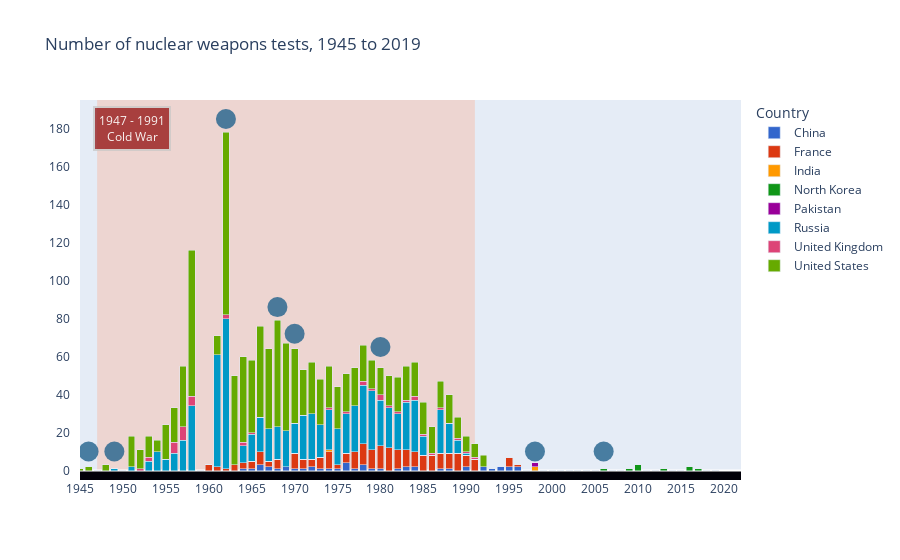
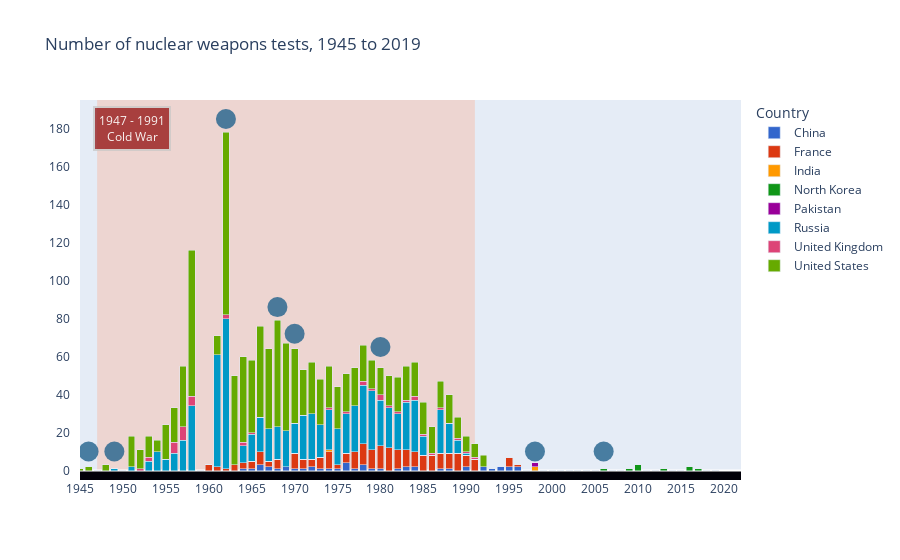

Here is the notebook cell these charts were saved with, in order:
### Code cell
testplot = kbplot()
testplot[1].show()

### Figure 1 — Plotly figure (JSON) as saved in the notebook; plotly's stock layout.template omitted (floating-point values rounded to 4 significant figures)
{"data": [{"alignmentgroup": "True", "hovertemplate": "<b>%{hovertext}</b><br><br>Country=China<br>=%{y}<extra></extra>", "hovertext": ["China", "China", "China", "China", "China", "China", "China", "China", "China", "China", "China", "China", "China", "China", "China", "China", "China", "China", "China", "China", "China", "China", "China", "China", "China", "China", "China", "China", "China", "China", "China", "China", "China", "China", "China", "China", "China", "China", "China", "China", "China", "China", "China", "China", "China", "China", "China", "China", "China", "China", "China", "China", "China", "China", "China", "China", "China", "China", "China", "China", "China", "China", "China", "China", "China", "China", "China", "China", "China", "China", "China", "China", "China", "China", "China"], "legendgroup": "China", "marker": {"color": "#3366CC", "pattern": {"shape": ""}}, "name": "China", "offsetgroup": "China", "orientation": "v", "showlegend": true, "textposition": "auto", "type": "bar", "x": [1945, 1946, 1947, 1948, 1949, 1950, 1951, 1952, 1953, 1954, 1955, 1956, 1957, 1958, 1959, 1960, 1961, 1962, 1963, 1964, 1965, 1966, 1967, 1968, 1969, 1970, 1971, 1972, 1973, 1974, 1975, 1976, 1977, 1978, 1979, 1980, 1981, 1982, 1983, 1984, 1985, 1986, 1987, 1988, 1989, 1990, 1991, 1992, 1993, 1994, 1995, 1996, 1997, 1998, 1999, 2000, 2001, 2002, 2003, 2004, 2005, 2006, 2007, 2008, 2009, 2010, 2011, 2012, 2013, 2014, 2015, 2016, 2017, 2018, 2019], "xaxis": "x", "y": [0, 0, 0, 0, 0, 0, 0, 0, 0, 0, 0, 0, 0, 0, 0, 0, 0, 0, 0, 1, 1, 3, 2, 1, 2, 1, 1, 2, 1, 1, 1, 4, 1, 3, 1, 1, 0, 1, 2, 2, 0, 0, 1, 1, 0, 2, 0, 2, 1, 2, 2, 2, 0, 0, 0, 0, 0, 0, 0, 0, 0, 0, 0, 0, 0, 0, 0, 0, 0, 0, 0, 0, 0, 0, 0], "yaxis": "y"}, {"alignmentgroup": "True", "hovertemplate": "<b>%{hovertext}</b><br><br>Country=France<br>=%{y}<extra></extra>", "hovertext": ["France", "France", "France", "France", "France", "France", "France", "France", "France", "France", "France", "France", "France", "France", "France", "France", "France", "France", "France", "France", "France", "France", "France", "France", "France", "France", "France", "France", "France", "France", "France", "France", "France", "France", "France", "France", "France", "France", "France", "France", "France", "France", "France", "France", "France", "France", "France", "France", "France", "France", "France", "France", "France", "France", "France", "France", "France", "France", "France", "France", "France", "France", "France", "France", "France", "France", "France", "France", "France", "France", "France", "France", "France", "France", "France"], "legendgroup": "France", "marker": {"color": "#DC3912", "pattern": {"shape": ""}}, "name": "France", "offsetgroup": "France", "orientation": "v", "showlegend": true, "textposition": "auto", "type": "bar", "x": [1945, 1946, 1947, 1948, 1949, 1950, 1951, 1952, 1953, 1954, 1955, 1956, 1957, 1958, 1959, 1960, 1961, 1962, 1963, 1964, 1965, 1966, 1967, 1968, 1969, 1970, 1971, 1972, 1973, 1974, 1975, 1976, 1977, 1978, 1979, 1980, 1981, 1982, 1983, 1984, 1985, 1986, 1987, 1988, 1989, 1990, 1991, 1992, 1993, 1994, 1995, 1996, 1997, 1998, 1999, 2000, 2001, 2002, 2003, 2004, 2005, 2006, 2007, 2008, 2009, 2010, 2011, 2012, 2013, 2014, 2015, 2016, 2017, 2018, 2019], "xaxis": "x", "y": [0, 0, 0, 0, 0, 0, 0, 0, 0, 0, 0, 0, 0, 0, 0, 3, 2, 1, 3, 3, 4, 7, 3, 5, 0, 8, 5, 4, 6, 9, 2, 5, 9, 11, 10, 12, 12, 10, 9, 8, 8, 8, 8, 8, 9, 6, 6, 0, 0, 0, 5, 1, 0, 0, 0, 0, 0, 0, 0, 0, 0, 0, 0, 0, 0, 0, 0, 0, 0, 0, 0, 0, 0, 0, 0], "yaxis": "y"}, {"alignmentgroup": "True", "hovertemplate": "<b>%{hovertext}</b><br><br>Country=India<br>=%{y}<extra></extra>", "hovertext": ["India", "India", "India", "India", "India", "India", "India", "India", "India", "India", "India", "India", "India", "India", "India", "India", "India", "India", "India", "India", "India", "India", "India", "India", "India", "India", "India", "India", "India", "India", "India", "India", "India", "India", "India", "India", "India", "India", "India", "India", "India", "India", "India", "India", "India", "India", "India", "India", "India", "India", "India", "India", "India", "India", "India", "India", "India", "India", "India", "India", "India", "India", "India", "India", "India", "India", "India", "India", "India", "India", "India", "India", "India", "India", "India"], "legendgroup": "India", "marker": {"color": "#FF9900", "pattern": {"shape": ""}}, "name": "India", "offsetgroup": "India", "orientation": "v", "showlegend": true, "textposition": "auto", "type": "bar", "x": [1945, 1946, 1947, 1948, 1949, 1950, 1951, 1952, 1953, 1954, 1955, 1956, 1957, 1958, 1959, 1960, 1961, 1962, 1963, 1964, 1965, 1966, 1967, 1968, 1969, 1970, 1971, 1972, 1973, 1974, 1975, 1976, 1977, 1978, 1979, 1980, 1981, 1982, 1983, 1984, 1985, 1986, 1987, 1988, 1989, 1990, 1991, 1992, 1993, 1994, 1995, 1996, 1997, 1998, 1999, 2000, 2001, 2002, 2003, 2004, 2005, 2006, 2007, 2008, 2009, 2010, 2011, 2012, 2013, 2014, 2015, 2016, 2017, 2018, 2019], "xaxis": "x", "y": [0, 0, 0, 0, 0, 0, 0, 0, 0, 0, 0, 0, 0, 0, 0, 0, 0, 0, 0, 0, 0, 0, 0, 0, 0, 0, 0, 0, 0, 1, 0, 0, 0, 0, 0, 0, 0, 0, 0, 0, 0, 0, 0, 0, 0, 0, 0, 0, 0, 0, 0, 0, 0, 2, 0, 0, 0, 0, 0, 0, 0, 0, 0, 0, 0, 0, 0, 0, 0, 0, 0, 0, 0, 0, 0], "yaxis": "y"}, {"alignmentgroup": "True", "hovertemplate": "<b>%{hovertext}</b><br><br>Country=North Korea<br>=%{y}<extra></extra>", "hovertext": ["North Korea", "North Korea", "North Korea", "North Korea", "North Korea", "North Korea", "North Korea", "North Korea", "North Korea", "North Korea", "North Korea", "North Korea", "North Korea", "North Korea", "North Korea", "North Korea", "North Korea", "North Korea", "North Korea", "North Korea", "North Korea", "North Korea", "North Korea", "North Korea", "North Korea", "North Korea", "North Korea", "North Korea", "North Korea", "North Korea", "North Korea", "North Korea", "North Korea", "North Korea", "North Korea", "North Korea", "North Korea", "North Korea", "North Korea", "North Korea", "North Korea", "North Korea", "North Korea", "North Korea", "North Korea", "North Korea", "North Korea", "North Korea", "North Korea", "North Korea", "North Korea", "North Korea", "North Korea", "North Korea", "North Korea", "North Korea", "North Korea", "North Korea", "North Korea", "North Korea", "North Korea", "North Korea", "North Korea", "North Korea", "North Korea", "North Korea", "North Korea", "North Korea", "North Korea", "North Korea", "North Korea", "North Korea", "North Korea", "North Korea", "North Korea"], "legendgroup": "North Korea", "marker": {"color": "#109618", "pattern": {"shape": ""}}, "name": "North Korea", "offsetgroup": "North Korea", "orientation": "v", "showlegend": true, "textposition": "auto", "type": "bar", "x": [1945, 1946, 1947, 1948, 1949, 1950, 1951, 1952, 1953, 1954, 1955, 1956, 1957, 1958, 1959, 1960, 1961, 1962, 1963, 1964, 1965, 1966, 1967, 1968, 1969, 1970, 1971, 1972, 1973, 1974, 1975, 1976, 1977, 1978, 1979, 1980, 1981, 1982, 1983, 1984, 1985, 1986, 1987, 1988, 1989, 1990, 1991, 1992, 1993, 1994, 1995, 1996, 1997, 1998, 1999, 2000, 2001, 2002, 2003, 2004, 2005, 2006, 2007, 2008, 2009, 2010, 2011, 2012, 2013, 2014, 2015, 2016, 2017, 2018, 2019], "xaxis": "x", "y": [0, 0, 0, 0, 0, 0, 0, 0, 0, 0, 0, 0, 0, 0, 0, 0, 0, 0, 0, 0, 0, 0, 0, 0, 0, 0, 0, 0, 0, 0, 0, 0, 0, 0, 0, 0, 0, 0, 0, 0, 0, 0, 0, 0, 0, 0, 0, 0, 0, 0, 0, 0, 0, 0, 0, 0, 0, 0, 0, 0, 0, 1, 0, 0, 1, 3, 0, 0, 1, 0, 0, 2, 1, 0, 0], "yaxis": "y"}, {"alignmentgroup": "True", "hovertemplate": "<b>%{hovertext}</b><br><br>Country=Pakistan<br>=%{y}<extra></extra>", "hovertext": ["Pakistan", "Pakistan", "Pakistan", "Pakistan", "Pakistan", "Pakistan", "Pakistan", "Pakistan", "Pakistan", "Pakistan", "Pakistan", "Pakistan", "Pakistan", "Pakistan", "Pakistan", "Pakistan", "Pakistan", "Pakistan", "Pakistan", "Pakistan", "Pakistan", "Pakistan", "Pakistan", "Pakistan", "Pakistan", "Pakistan", "Pakistan", "Pakistan", "Pakistan", "Pakistan", "Pakistan", "Pakistan", "Pakistan", "Pakistan", "Pakistan", "Pakistan", "Pakistan", "Pakistan", "Pakistan", "Pakistan", "Pakistan", "Pakistan", "Pakistan", "Pakistan", "Pakistan", "Pakistan", "Pakistan", "Pakistan", "Pakistan", "Pakistan", "Pakistan", "Pakistan", "Pakistan", "Pakistan", "Pakistan", "Pakistan", "Pakistan", "Pakistan", "Pakistan", "Pakistan", "Pakistan", "Pakistan", "Pakistan", "Pakistan", "Pakistan", "Pakistan", "Pakistan", "Pakistan", "Pakistan", "Pakistan", "Pakistan", "Pakistan", "Pakistan", "Pakistan", "Pakistan"], "legendgroup": "Pakistan", "marker": {"color": "#990099", "pattern": {"shape": ""}}, "name": "Pakistan", "offsetgroup": "Pakistan", "orientation": "v", "showlegend": true, "textposition": "auto", "type": "bar", "x": [1945, 1946, 1947, 1948, 1949, 1950, 1951, 1952, 1953, 1954, 1955, 1956, 1957, 1958, 1959, 1960, 1961, 1962, 1963, 1964, 1965, 1966, 1967, 1968, 1969, 1970, 1971, 1972, 1973, 1974, 1975, 1976, 1977, 1978, 1979, 1980, 1981, 1982, 1983, 1984, 1985, 1986, 1987, 1988, 1989, 1990, 1991, 1992, 1993, 1994, 1995, 1996, 1997, 1998, 1999, 2000, 2001, 2002, 2003, 2004, 2005, 2006, 2007, 2008, 2009, 2010, 2011, 2012, 2013, 2014, 2015, 2016, 2017, 2018, 2019], "xaxis": "x", "y": [0, 0, 0, 0, 0, 0, 0, 0, 0, 0, 0, 0, 0, 0, 0, 0, 0, 0, 0, 0, 0, 0, 0, 0, 0, 0, 0, 0, 0, 0, 0, 0, 0, 0, 0, 0, 0, 0, 0, 0, 0, 0, 0, 0, 0, 0, 0, 0, 0, 0, 0, 0, 0, 2, 0, 0, 0, 0, 0, 0, 0, 0, 0, 0, 0, 0, 0, 0, 0, 0, 0, 0, 0, 0, 0], "yaxis": "y"}, {"alignmentgroup": "True", "hovertemplate": "<b>%{hovertext}</b><br><br>Country=Russia<br>=%{y}<extra></extra>", "hovertext": ["Russia", "Russia", "Russia", "Russia", "Russia", "Russia", "Russia", "Russia", "Russia", "Russia", "Russia", "Russia", "Russia", "Russia", "Russia", "Russia", "Russia", "Russia", "Russia", "Russia", "Russia", "Russia", "Russia", "Russia", "Russia", "Russia", "Russia", "Russia", "Russia", "Russia", "Russia", "Russia", "Russia", "Russia", "Russia", "Russia", "Russia", "Russia", "Russia", "Russia", "Russia", "Russia", "Russia", "Russia", "Russia", "Russia", "Russia", "Russia", "Russia", "Russia", "Russia", "Russia", "Russia", "Russia", "Russia", "Russia", "Russia", "Russia", "Russia", "Russia", "Russia", "Russia", "Russia", "Russia", "Russia", "Russia", "Russia", "Russia", "Russia", "Russia", "Russia", "Russia", "Russia", "Russia", "Russia"], "legendgroup": "Russia", "marker": {"color": "#0099C6", "pattern": {"shape": ""}}, "name": "Russia", "offsetgroup": "Russia", "orientation": "v", "showlegend": true, "textposition": "auto", "type": "bar", "x": [1945, 1946, 1947, 1948, 1949, 1950, 1951, 1952, 1953, 1954, 1955, 1956, 1957, 1958, 1959, 1960, 1961, 1962, 1963, 1964, 1965, 1966, 1967, 1968, 1969, 1970, 1971, 1972, 1973, 1974, 1975, 1976, 1977, 1978, 1979, 1980, 1981, 1982, 1983, 1984, 1985, 1986, 1987, 1988, 1989, 1990, 1991, 1992, 1993, 1994, 1995, 1996, 1997, 1998, 1999, 2000, 2001, 2002, 2003, 2004, 2005, 2006, 2007, 2008, 2009, 2010, 2011, 2012, 2013, 2014, 2015, 2016, 2017, 2018, 2019], "xaxis": "x", "y": [0, 0, 0, 0, 1, 0, 2, 0, 5, 10, 6, 9, 16, 34, 0, 0, 59, 79, 0, 9, 14, 18, 17, 17, 19, 16, 23, 24, 17, 21, 19, 21, 24, 31, 31, 24, 21, 19, 25, 27, 10, 0, 23, 16, 7, 1, 0, 0, 0, 0, 0, 0, 0, 0, 0, 0, 0, 0, 0, 0, 0, 0, 0, 0, 0, 0, 0, 0, 0, 0, 0, 0, 0, 0, 0], "yaxis": "y"}, {"alignmentgroup": "True", "hovertemplate": "<b>%{hovertext}</b><br><br>Country=United Kingdom<br>=%{y}<extra></extra>", "hovertext": ["United Kingdom", "United Kingdom", "United Kingdom", "United Kingdom", "United Kingdom", "United Kingdom", "United Kingdom", "United Kingdom", "United Kingdom", "United Kingdom", "United Kingdom", "United Kingdom", "United Kingdom", "United Kingdom", "United Kingdom", "United Kingdom", "United Kingdom", "United Kingdom", "United Kingdom", "United Kingdom", "United Kingdom", "United Kingdom", "United Kingdom", "United Kingdom", "United Kingdom", "United Kingdom", "United Kingdom", "United Kingdom", "United Kingdom", "United Kingdom", "United Kingdom", "United Kingdom", "United Kingdom", "United Kingdom", "United Kingdom", "United Kingdom", "United Kingdom", "United Kingdom", "United Kingdom", "United Kingdom", "United Kingdom", "United Kingdom", "United Kingdom", "United Kingdom", "United Kingdom", "United Kingdom", "United Kingdom", "United Kingdom", "United Kingdom", "United Kingdom", "United Kingdom", "United Kingdom", "United Kingdom", "United Kingdom", "United Kingdom", "United Kingdom", "United Kingdom", "United Kingdom", "United Kingdom", "United Kingdom", "United Kingdom", "United Kingdom", "United Kingdom", "United Kingdom", "United Kingdom", "United Kingdom", "United Kingdom", "United Kingdom", "United Kingdom", "United Kingdom", "United Kingdom", "United Kingdom", "United Kingdom", "United Kingdom", "United Kingdom"], "legendgroup": "United Kingdom", "marker": {"color": "#DD4477", "pattern": {"shape": ""}}, "name": "United Kingdom", "offsetgroup": "United Kingdom", "orientation": "v", "showlegend": true, "textposition": "auto", "type": "bar", "x": [1945, 1946, 1947, 1948, 1949, 1950, 1951, 1952, 1953, 1954, 1955, 1956, 1957, 1958, 1959, 1960, 1961, 1962, 1963, 1964, 1965, 1966, 1967, 1968, 1969, 1970, 1971, 1972, 1973, 1974, 1975, 1976, 1977, 1978, 1979, 1980, 1981, 1982, 1983, 1984, 1985, 1986, 1987, 1988, 1989, 1990, 1991, 1992, 1993, 1994, 1995, 1996, 1997, 1998, 1999, 2000, 2001, 2002, 2003, 2004, 2005, 2006, 2007, 2008, 2009, 2010, 2011, 2012, 2013, 2014, 2015, 2016, 2017, 2018, 2019], "xaxis": "x", "y": [0, 0, 0, 0, 0, 0, 0, 1, 2, 0, 0, 6, 7, 5, 0, 0, 0, 2, 0, 2, 1, 0, 0, 0, 0, 0, 0, 0, 0, 1, 0, 1, 0, 2, 1, 3, 1, 1, 1, 2, 1, 1, 1, 0, 1, 1, 1, 0, 0, 0, 0, 0, 0, 0, 0, 0, 0, 0, 0, 0, 0, 0, 0, 0, 0, 0, 0, 0, 0, 0, 0, 0, 0, 0, 0], "yaxis": "y"}, {"alignmentgroup": "True", "hovertemplate": "<b>%{hovertext}</b><br><br>Country=United States<br>=%{y}<extra></extra>", "hovertext": ["United States", "United States", "United States", "United States", "United States", "United States", "United States", "United States", "United States", "United States", "United States", "United States", "United States", "United States", "United States", "United States", "United States", "United States", "United States", "United States", "United States", "United States", "United States", "United States", "United States", "United States", "United States", "United States", "United States", "United States", "United States", "United States", "United States", "United States", "United States", "United States", "United States", "United States", "United States", "United States", "United States", "United States", "United States", "United States", "United States", "United States", "United States", "United States", "United States", "United States", "United States", "United States", "United States", "United States", "United States", "United States", "United States", "United States", "United States", "United States", "United States", "United States", "United States", "United States", "United States", "United States", "United States", "United States", "United States", "United States", "United States", "United States", "United States", "United States", "United States"], "legendgroup": "United States", "marker": {"color": "#66AA00", "pattern": {"shape": ""}}, "name": "United States", "offsetgroup": "United States", "orientation": "v", "showlegend": true, "textposition": "auto", "type": "bar", "x": [1945, 1946, 1947, 1948, 1949, 1950, 1951, 1952, 1953, 1954, 1955, 1956, 1957, 1958, 1959, 1960, 1961, 1962, 1963, 1964, 1965, 1966, 1967, 1968, 1969, 1970, 1971, 1972, 1973, 1974, 1975, 1976, 1977, 1978, 1979, 1980, 1981, 1982, 1983, 1984, 1985, 1986, 1987, 1988, 1989, 1990, 1991, 1992, 1993, 1994, 1995, 1996, 1997, 1998, 1999, 2000, 2001, 2002, 2003, 2004, 2005, 2006, 2007, 2008, 2009, 2010, 2011, 2012, 2013, 2014, 2015, 2016, 2017, 2018, 2019], "xaxis": "x", "y": [1, 2, 0, 3, 0, 0, 16, 10, 11, 6, 18, 18, 32, 77, 0, 0, 10, 96, 47, 45, 38, 48, 42, 56, 46, 39, 24, 27, 24, 22, 22, 20, 20, 19, 15, 14, 16, 18, 18, 18, 17, 14, 14, 15, 11, 8, 7, 6, 0, 0, 0, 0, 0, 0, 0, 0, 0, 0, 0, 0, 0, 0, 0, 0, 0, 0, 0, 0, 0, 0, 0, 0, 0, 0, 0], "yaxis": "y"}, {"hovertemplate": "Atomic bombings of Hiroshima and Nagasaki", "marker": {"color": "#21618C", "opacity": 0.8, "size": 20}, "name": "1945", "showlegend": false, "type": "scatter", "x": [1946], "y": [10]}, {"hovertemplate": "First successful test by USSR", "marker": {"color": "#21618C", "opacity": 0.8, "size": 20}, "name": "1949", "showlegend": false, "type": "scatter", "x": [1949], "y": [10]}, {"hovertemplate": "Cuban Missile Crisis", "marker": {"color": "#21618C", "opacity": 0.8, "size": 20}, "name": "1962", "showlegend": false, "type": "scatter", "x": [1962], "y": [185]}, {"hovertemplate": "Non-Proliferation Treaty", "marker": {"color": "#21618C", "opacity": 0.8, "size": 20}, "name": "1968", "showlegend": false, "type": "scatter", "x": [1968], "y": [86]}, {"hovertemplate": "Détente began in 1969, as a core element of the foreign policy<br>of president Richard Nixon and his top advisor Henry Kissinger. They wanted to end<br>the containment policy and gain friendlier relations with the USSR and China.", "marker": {"color": "#21618C", "opacity": 0.8, "size": 20}, "name": "1969", "showlegend": false, "type": "scatter", "x": [1970], "y": [72]}, {"hovertemplate": "Cold War flares up: after Soviet invasion of Afghanistan", "marker": {"color": "#21618C", "opacity": 0.8, "size": 20}, "name": "1979", "showlegend": false, "type": "scatter", "x": [1980], "y": [65]}, {"hovertemplate": "India test detonated five nuclear weapons. Domestic pressure<br>within Pakistan began to build which resulted in detonating six nuclear weapons.", "marker": {"color": "#21618C", "opacity": 0.8, "size": 20}, "name": "1998", "showlegend": false, "type": "scatter", "x": [1998], "y": [10]}, {"hovertemplate": "First successful test by North Korea", "marker": {"color": "#21618C", "opacity": 0.8, "size": 20}, "name": "2006", "showlegend": false, "type": "scatter", "x": [2006], "y": [10]}], "layout": {"annotations": [{"align": "center", "arrowcolor": "#636363", "arrowhead": 2, "arrowsize": 1, "arrowwidth": 2, "bgcolor": "DarkRed", "bordercolor": "#c7c7c7", "borderpad": 4, "borderwidth": 2, "font": {"color": "#ffffff", "size": 12}, "opacity": 0.7, "showarrow": false, "text": "1947 - 1991<br>Cold War", "x": 1951, "xref": "x", "y": 180, "yref": "y"}], "autosize": true, "barmode": "stack", "legend": {"title": {"text": "Country"}, "tracegroupgap": 0}, "shapes": [{"fillcolor": "LightSalmon", "layer": "below", "line": {"width": 0}, "opacity": 0.3, "type": "rect", "x0": "1947", "x1": "1991", "xref": "x", "y0": 0, "y1": 1, "yref": "y domain"}, {"fillcolor": "#010008", "layer": "below", "line": {"width": 0}, "opacity": 1, "type": "rect", "x0": 0, "x1": 1, "xref": "x domain", "y0": -5, "y1": 0, "yref": "y"}], "title": {"text": "Number of nuclear weapons tests, 1945 to 2019"}, "xaxis": {"anchor": "y", "domain": [0, 1], "range": [1945, 2022], "tickangle": 0, "ticklabelstep": 5, "tickmode": "linear", "title": {"text": ""}, "type": "linear"}, "yaxis": {"anchor": "x", "domain": [0, 1], "range": [-5, 195], "showgrid": false, "ticklabelstep": 20, "tickmode": "linear", "ticksuffix": "   ", "title": {"text": ""}, "type": "linear"}}}

### Figure 2 — Plotly figure (JSON) as saved in the notebook; plotly's stock layout.template omitted (floating-point values rounded to 4 significant figures)
{"data": [{"alignmentgroup": "True", "hovertemplate": "<b>%{hovertext}</b><br><br>Country=China<br>=%{y}<extra></extra>", "hovertext": ["China", "China", "China", "China", "China", "China", "China", "China", "China", "China", "China", "China", "China", "China", "China", "China", "China", "China", "China", "China", "China", "China", "China", "China", "China", "China", "China", "China", "China", "China", "China", "China", "China", "China", "China", "China", "China", "China", "China", "China", "China", "China", "China", "China", "China", "China", "China", "China", "China", "China", "China", "China", "China", "China", "China", "China", "China", "China", "China", "China", "China", "China", "China", "China", "China", "China", "China", "China", "China", "China", "China", "China", "China", "China", "China"], "legendgroup": "China", "marker": {"color": "#3366CC", "pattern": {"shape": ""}}, "name": "China", "offsetgroup": "China", "orientation": "v", "showlegend": true, "textposition": "auto", "type": "bar", "x": [1945, 1946, 1947, 1948, 1949, 1950, 1951, 1952, 1953, 1954, 1955, 1956, 1957, 1958, 1959, 1960, 1961, 1962, 1963, 1964, 1965, 1966, 1967, 1968, 1969, 1970, 1971, 1972, 1973, 1974, 1975, 1976, 1977, 1978, 1979, 1980, 1981, 1982, 1983, 1984, 1985, 1986, 1987, 1988, 1989, 1990, 1991, 1992, 1993, 1994, 1995, 1996, 1997, 1998, 1999, 2000, 2001, 2002, 2003, 2004, 2005, 2006, 2007, 2008, 2009, 2010, 2011, 2012, 2013, 2014, 2015, 2016, 2017, 2018, 2019], "xaxis": "x", "y": [0, 0, 0, 0, 0, 0, 0, 0, 0, 0, 0, 0, 0, 0, 0, 0, 0, 0, 0, 1, 1, 3, 2, 1, 2, 1, 1, 2, 1, 1, 1, 4, 1, 3, 1, 1, 0, 1, 2, 2, 0, 0, 1, 1, 0, 2, 0, 2, 1, 2, 2, 2, 0, 0, 0, 0, 0, 0, 0, 0, 0, 0, 0, 0, 0, 0, 0, 0, 0, 0, 0, 0, 0, 0, 0], "yaxis": "y"}, {"alignmentgroup": "True", "hovertemplate": "<b>%{hovertext}</b><br><br>Country=France<br>=%{y}<extra></extra>", "hovertext": ["France", "France", "France", "France", "France", "France", "France", "France", "France", "France", "France", "France", "France", "France", "France", "France", "France", "France", "France", "France", "France", "France", "France", "France", "France", "France", "France", "France", "France", "France", "France", "France", "France", "France", "France", "France", "France", "France", "France", "France", "France", "France", "France", "France", "France", "France", "France", "France", "France", "France", "France", "France", "France", "France", "France", "France", "France", "France", "France", "France", "France", "France", "France", "France", "France", "France", "France", "France", "France", "France", "France", "France", "France", "France", "France"], "legendgroup": "France", "marker": {"color": "#DC3912", "pattern": {"shape": ""}}, "name": "France", "offsetgroup": "France", "orientation": "v", "showlegend": true, "textposition": "auto", "type": "bar", "x": [1945, 1946, 1947, 1948, 1949, 1950, 1951, 1952, 1953, 1954, 1955, 1956, 1957, 1958, 1959, 1960, 1961, 1962, 1963, 1964, 1965, 1966, 1967, 1968, 1969, 1970, 1971, 1972, 1973, 1974, 1975, 1976, 1977, 1978, 1979, 1980, 1981, 1982, 1983, 1984, 1985, 1986, 1987, 1988, 1989, 1990, 1991, 1992, 1993, 1994, 1995, 1996, 1997, 1998, 1999, 2000, 2001, 2002, 2003, 2004, 2005, 2006, 2007, 2008, 2009, 2010, 2011, 2012, 2013, 2014, 2015, 2016, 2017, 2018, 2019], "xaxis": "x", "y": [0, 0, 0, 0, 0, 0, 0, 0, 0, 0, 0, 0, 0, 0, 0, 3, 2, 1, 3, 3, 4, 7, 3, 5, 0, 8, 5, 4, 6, 9, 2, 5, 9, 11, 10, 12, 12, 10, 9, 8, 8, 8, 8, 8, 9, 6, 6, 0, 0, 0, 5, 1, 0, 0, 0, 0, 0, 0, 0, 0, 0, 0, 0, 0, 0, 0, 0, 0, 0, 0, 0, 0, 0, 0, 0], "yaxis": "y"}, {"alignmentgroup": "True", "hovertemplate": "<b>%{hovertext}</b><br><br>Country=India<br>=%{y}<extra></extra>", "hovertext": ["India", "India", "India", "India", "India", "India", "India", "India", "India", "India", "India", "India", "India", "India", "India", "India", "India", "India", "India", "India", "India", "India", "India", "India", "India", "India", "India", "India", "India", "India", "India", "India", "India", "India", "India", "India", "India", "India", "India", "India", "India", "India", "India", "India", "India", "India", "India", "India", "India", "India", "India", "India", "India", "India", "India", "India", "India", "India", "India", "India", "India", "India", "India", "India", "India", "India", "India", "India", "India", "India", "India", "India", "India", "India", "India"], "legendgroup": "India", "marker": {"color": "#FF9900", "pattern": {"shape": ""}}, "name": "India", "offsetgroup": "India", "orientation": "v", "showlegend": true, "textposition": "auto", "type": "bar", "x": [1945, 1946, 1947, 1948, 1949, 1950, 1951, 1952, 1953, 1954, 1955, 1956, 1957, 1958, 1959, 1960, 1961, 1962, 1963, 1964, 1965, 1966, 1967, 1968, 1969, 1970, 1971, 1972, 1973, 1974, 1975, 1976, 1977, 1978, 1979, 1980, 1981, 1982, 1983, 1984, 1985, 1986, 1987, 1988, 1989, 1990, 1991, 1992, 1993, 1994, 1995, 1996, 1997, 1998, 1999, 2000, 2001, 2002, 2003, 2004, 2005, 2006, 2007, 2008, 2009, 2010, 2011, 2012, 2013, 2014, 2015, 2016, 2017, 2018, 2019], "xaxis": "x", "y": [0, 0, 0, 0, 0, 0, 0, 0, 0, 0, 0, 0, 0, 0, 0, 0, 0, 0, 0, 0, 0, 0, 0, 0, 0, 0, 0, 0, 0, 1, 0, 0, 0, 0, 0, 0, 0, 0, 0, 0, 0, 0, 0, 0, 0, 0, 0, 0, 0, 0, 0, 0, 0, 2, 0, 0, 0, 0, 0, 0, 0, 0, 0, 0, 0, 0, 0, 0, 0, 0, 0, 0, 0, 0, 0], "yaxis": "y"}, {"alignmentgroup": "True", "hovertemplate": "<b>%{hovertext}</b><br><br>Country=North Korea<br>=%{y}<extra></extra>", "hovertext": ["North Korea", "North Korea", "North Korea", "North Korea", "North Korea", "North Korea", "North Korea", "North Korea", "North Korea", "North Korea", "North Korea", "North Korea", "North Korea", "North Korea", "North Korea", "North Korea", "North Korea", "North Korea", "North Korea", "North Korea", "North Korea", "North Korea", "North Korea", "North Korea", "North Korea", "North Korea", "North Korea", "North Korea", "North Korea", "North Korea", "North Korea", "North Korea", "North Korea", "North Korea", "North Korea", "North Korea", "North Korea", "North Korea", "North Korea", "North Korea", "North Korea", "North Korea", "North Korea", "North Korea", "North Korea", "North Korea", "North Korea", "North Korea", "North Korea", "North Korea", "North Korea", "North Korea", "North Korea", "North Korea", "North Korea", "North Korea", "North Korea", "North Korea", "North Korea", "North Korea", "North Korea", "North Korea", "North Korea", "North Korea", "North Korea", "North Korea", "North Korea", "North Korea", "North Korea", "North Korea", "North Korea", "North Korea", "North Korea", "North Korea", "North Korea"], "legendgroup": "North Korea", "marker": {"color": "#109618", "pattern": {"shape": ""}}, "name": "North Korea", "offsetgroup": "North Korea", "orientation": "v", "showlegend": true, "textposition": "auto", "type": "bar", "x": [1945, 1946, 1947, 1948, 1949, 1950, 1951, 1952, 1953, 1954, 1955, 1956, 1957, 1958, 1959, 1960, 1961, 1962, 1963, 1964, 1965, 1966, 1967, 1968, 1969, 1970, 1971, 1972, 1973, 1974, 1975, 1976, 1977, 1978, 1979, 1980, 1981, 1982, 1983, 1984, 1985, 1986, 1987, 1988, 1989, 1990, 1991, 1992, 1993, 1994, 1995, 1996, 1997, 1998, 1999, 2000, 2001, 2002, 2003, 2004, 2005, 2006, 2007, 2008, 2009, 2010, 2011, 2012, 2013, 2014, 2015, 2016, 2017, 2018, 2019], "xaxis": "x", "y": [0, 0, 0, 0, 0, 0, 0, 0, 0, 0, 0, 0, 0, 0, 0, 0, 0, 0, 0, 0, 0, 0, 0, 0, 0, 0, 0, 0, 0, 0, 0, 0, 0, 0, 0, 0, 0, 0, 0, 0, 0, 0, 0, 0, 0, 0, 0, 0, 0, 0, 0, 0, 0, 0, 0, 0, 0, 0, 0, 0, 0, 1, 0, 0, 1, 3, 0, 0, 1, 0, 0, 2, 1, 0, 0], "yaxis": "y"}, {"alignmentgroup": "True", "hovertemplate": "<b>%{hovertext}</b><br><br>Country=Pakistan<br>=%{y}<extra></extra>", "hovertext": ["Pakistan", "Pakistan", "Pakistan", "Pakistan", "Pakistan", "Pakistan", "Pakistan", "Pakistan", "Pakistan", "Pakistan", "Pakistan", "Pakistan", "Pakistan", "Pakistan", "Pakistan", "Pakistan", "Pakistan", "Pakistan", "Pakistan", "Pakistan", "Pakistan", "Pakistan", "Pakistan", "Pakistan", "Pakistan", "Pakistan", "Pakistan", "Pakistan", "Pakistan", "Pakistan", "Pakistan", "Pakistan", "Pakistan", "Pakistan", "Pakistan", "Pakistan", "Pakistan", "Pakistan", "Pakistan", "Pakistan", "Pakistan", "Pakistan", "Pakistan", "Pakistan", "Pakistan", "Pakistan", "Pakistan", "Pakistan", "Pakistan", "Pakistan", "Pakistan", "Pakistan", "Pakistan", "Pakistan", "Pakistan", "Pakistan", "Pakistan", "Pakistan", "Pakistan", "Pakistan", "Pakistan", "Pakistan", "Pakistan", "Pakistan", "Pakistan", "Pakistan", "Pakistan", "Pakistan", "Pakistan", "Pakistan", "Pakistan", "Pakistan", "Pakistan", "Pakistan", "Pakistan"], "legendgroup": "Pakistan", "marker": {"color": "#990099", "pattern": {"shape": ""}}, "name": "Pakistan", "offsetgroup": "Pakistan", "orientation": "v", "showlegend": true, "textposition": "auto", "type": "bar", "x": [1945, 1946, 1947, 1948, 1949, 1950, 1951, 1952, 1953, 1954, 1955, 1956, 1957, 1958, 1959, 1960, 1961, 1962, 1963, 1964, 1965, 1966, 1967, 1968, 1969, 1970, 1971, 1972, 1973, 1974, 1975, 1976, 1977, 1978, 1979, 1980, 1981, 1982, 1983, 1984, 1985, 1986, 1987, 1988, 1989, 1990, 1991, 1992, 1993, 1994, 1995, 1996, 1997, 1998, 1999, 2000, 2001, 2002, 2003, 2004, 2005, 2006, 2007, 2008, 2009, 2010, 2011, 2012, 2013, 2014, 2015, 2016, 2017, 2018, 2019], "xaxis": "x", "y": [0, 0, 0, 0, 0, 0, 0, 0, 0, 0, 0, 0, 0, 0, 0, 0, 0, 0, 0, 0, 0, 0, 0, 0, 0, 0, 0, 0, 0, 0, 0, 0, 0, 0, 0, 0, 0, 0, 0, 0, 0, 0, 0, 0, 0, 0, 0, 0, 0, 0, 0, 0, 0, 2, 0, 0, 0, 0, 0, 0, 0, 0, 0, 0, 0, 0, 0, 0, 0, 0, 0, 0, 0, 0, 0], "yaxis": "y"}, {"alignmentgroup": "True", "hovertemplate": "<b>%{hovertext}</b><br><br>Country=Russia<br>=%{y}<extra></extra>", "hovertext": ["Russia", "Russia", "Russia", "Russia", "Russia", "Russia", "Russia", "Russia", "Russia", "Russia", "Russia", "Russia", "Russia", "Russia", "Russia", "Russia", "Russia", "Russia", "Russia", "Russia", "Russia", "Russia", "Russia", "Russia", "Russia", "Russia", "Russia", "Russia", "Russia", "Russia", "Russia", "Russia", "Russia", "Russia", "Russia", "Russia", "Russia", "Russia", "Russia", "Russia", "Russia", "Russia", "Russia", "Russia", "Russia", "Russia", "Russia", "Russia", "Russia", "Russia", "Russia", "Russia", "Russia", "Russia", "Russia", "Russia", "Russia", "Russia", "Russia", "Russia", "Russia", "Russia", "Russia", "Russia", "Russia", "Russia", "Russia", "Russia", "Russia", "Russia", "Russia", "Russia", "Russia", "Russia", "Russia"], "legendgroup": "Russia", "marker": {"color": "#0099C6", "pattern": {"shape": ""}}, "name": "Russia", "offsetgroup": "Russia", "orientation": "v", "showlegend": true, "textposition": "auto", "type": "bar", "x": [1945, 1946, 1947, 1948, 1949, 1950, 1951, 1952, 1953, 1954, 1955, 1956, 1957, 1958, 1959, 1960, 1961, 1962, 1963, 1964, 1965, 1966, 1967, 1968, 1969, 1970, 1971, 1972, 1973, 1974, 1975, 1976, 1977, 1978, 1979, 1980, 1981, 1982, 1983, 1984, 1985, 1986, 1987, 1988, 1989, 1990, 1991, 1992, 1993, 1994, 1995, 1996, 1997, 1998, 1999, 2000, 2001, 2002, 2003, 2004, 2005, 2006, 2007, 2008, 2009, 2010, 2011, 2012, 2013, 2014, 2015, 2016, 2017, 2018, 2019], "xaxis": "x", "y": [0, 0, 0, 0, 1, 0, 2, 0, 5, 10, 6, 9, 16, 34, 0, 0, 59, 79, 0, 9, 14, 18, 17, 17, 19, 16, 23, 24, 17, 21, 19, 21, 24, 31, 31, 24, 21, 19, 25, 27, 10, 0, 23, 16, 7, 1, 0, 0, 0, 0, 0, 0, 0, 0, 0, 0, 0, 0, 0, 0, 0, 0, 0, 0, 0, 0, 0, 0, 0, 0, 0, 0, 0, 0, 0], "yaxis": "y"}, {"alignmentgroup": "True", "hovertemplate": "<b>%{hovertext}</b><br><br>Country=United Kingdom<br>=%{y}<extra></extra>", "hovertext": ["United Kingdom", "United Kingdom", "United Kingdom", "United Kingdom", "United Kingdom", "United Kingdom", "United Kingdom", "United Kingdom", "United Kingdom", "United Kingdom", "United Kingdom", "United Kingdom", "United Kingdom", "United Kingdom", "United Kingdom", "United Kingdom", "United Kingdom", "United Kingdom", "United Kingdom", "United Kingdom", "United Kingdom", "United Kingdom", "United Kingdom", "United Kingdom", "United Kingdom", "United Kingdom", "United Kingdom", "United Kingdom", "United Kingdom", "United Kingdom", "United Kingdom", "United Kingdom", "United Kingdom", "United Kingdom", "United Kingdom", "United Kingdom", "United Kingdom", "United Kingdom", "United Kingdom", "United Kingdom", "United Kingdom", "United Kingdom", "United Kingdom", "United Kingdom", "United Kingdom", "United Kingdom", "United Kingdom", "United Kingdom", "United Kingdom", "United Kingdom", "United Kingdom", "United Kingdom", "United Kingdom", "United Kingdom", "United Kingdom", "United Kingdom", "United Kingdom", "United Kingdom", "United Kingdom", "United Kingdom", "United Kingdom", "United Kingdom", "United Kingdom", "United Kingdom", "United Kingdom", "United Kingdom", "United Kingdom", "United Kingdom", "United Kingdom", "United Kingdom", "United Kingdom", "United Kingdom", "United Kingdom", "United Kingdom", "United Kingdom"], "legendgroup": "United Kingdom", "marker": {"color": "#DD4477", "pattern": {"shape": ""}}, "name": "United Kingdom", "offsetgroup": "United Kingdom", "orientation": "v", "showlegend": true, "textposition": "auto", "type": "bar", "x": [1945, 1946, 1947, 1948, 1949, 1950, 1951, 1952, 1953, 1954, 1955, 1956, 1957, 1958, 1959, 1960, 1961, 1962, 1963, 1964, 1965, 1966, 1967, 1968, 1969, 1970, 1971, 1972, 1973, 1974, 1975, 1976, 1977, 1978, 1979, 1980, 1981, 1982, 1983, 1984, 1985, 1986, 1987, 1988, 1989, 1990, 1991, 1992, 1993, 1994, 1995, 1996, 1997, 1998, 1999, 2000, 2001, 2002, 2003, 2004, 2005, 2006, 2007, 2008, 2009, 2010, 2011, 2012, 2013, 2014, 2015, 2016, 2017, 2018, 2019], "xaxis": "x", "y": [0, 0, 0, 0, 0, 0, 0, 1, 2, 0, 0, 6, 7, 5, 0, 0, 0, 2, 0, 2, 1, 0, 0, 0, 0, 0, 0, 0, 0, 1, 0, 1, 0, 2, 1, 3, 1, 1, 1, 2, 1, 1, 1, 0, 1, 1, 1, 0, 0, 0, 0, 0, 0, 0, 0, 0, 0, 0, 0, 0, 0, 0, 0, 0, 0, 0, 0, 0, 0, 0, 0, 0, 0, 0, 0], "yaxis": "y"}, {"alignmentgroup": "True", "hovertemplate": "<b>%{hovertext}</b><br><br>Country=United States<br>=%{y}<extra></extra>", "hovertext": ["United States", "United States", "United States", "United States", "United States", "United States", "United States", "United States", "United States", "United States", "United States", "United States", "United States", "United States", "United States", "United States", "United States", "United States", "United States", "United States", "United States", "United States", "United States", "United States", "United States", "United States", "United States", "United States", "United States", "United States", "United States", "United States", "United States", "United States", "United States", "United States", "United States", "United States", "United States", "United States", "United States", "United States", "United States", "United States", "United States", "United States", "United States", "United States", "United States", "United States", "United States", "United States", "United States", "United States", "United States", "United States", "United States", "United States", "United States", "United States", "United States", "United States", "United States", "United States", "United States", "United States", "United States", "United States", "United States", "United States", "United States", "United States", "United States", "United States", "United States"], "legendgroup": "United States", "marker": {"color": "#66AA00", "pattern": {"shape": ""}}, "name": "United States", "offsetgroup": "United States", "orientation": "v", "showlegend": true, "textposition": "auto", "type": "bar", "x": [1945, 1946, 1947, 1948, 1949, 1950, 1951, 1952, 1953, 1954, 1955, 1956, 1957, 1958, 1959, 1960, 1961, 1962, 1963, 1964, 1965, 1966, 1967, 1968, 1969, 1970, 1971, 1972, 1973, 1974, 1975, 1976, 1977, 1978, 1979, 1980, 1981, 1982, 1983, 1984, 1985, 1986, 1987, 1988, 1989, 1990, 1991, 1992, 1993, 1994, 1995, 1996, 1997, 1998, 1999, 2000, 2001, 2002, 2003, 2004, 2005, 2006, 2007, 2008, 2009, 2010, 2011, 2012, 2013, 2014, 2015, 2016, 2017, 2018, 2019], "xaxis": "x", "y": [1, 2, 0, 3, 0, 0, 16, 10, 11, 6, 18, 18, 32, 77, 0, 0, 10, 96, 47, 45, 38, 48, 42, 56, 46, 39, 24, 27, 24, 22, 22, 20, 20, 19, 15, 14, 16, 18, 18, 18, 17, 14, 14, 15, 11, 8, 7, 6, 0, 0, 0, 0, 0, 0, 0, 0, 0, 0, 0, 0, 0, 0, 0, 0, 0, 0, 0, 0, 0, 0, 0, 0, 0, 0, 0], "yaxis": "y"}, {"hovertemplate": "Atomic bombings of Hiroshima and Nagasaki", "marker": {"color": "#21618C", "opacity": 0.8, "size": 20}, "name": "1945", "showlegend": false, "type": "scatter", "x": [1946], "y": [10]}, {"hovertemplate": "First successful test by USSR", "marker": {"color": "#21618C", "opacity": 0.8, "size": 20}, "name": "1949", "showlegend": false, "type": "scatter", "x": [1949], "y": [10]}, {"hovertemplate": "Cuban Missile Crisis", "marker": {"color": "#21618C", "opacity": 0.8, "size": 20}, "name": "1962", "showlegend": false, "type": "scatter", "x": [1962], "y": [185]}, {"hovertemplate": "Non-Proliferation Treaty", "marker": {"color": "#21618C", "opacity": 0.8, "size": 20}, "name": "1968", "showlegend": false, "type": "scatter", "x": [1968], "y": [86]}, {"hovertemplate": "Détente began in 1969, as a core element of the foreign policy<br>of president Richard Nixon and his top advisor Henry Kissinger. They wanted to end<br>the containment policy and gain friendlier relations with the USSR and China.", "marker": {"color": "#21618C", "opacity": 0.8, "size": 20}, "name": "1969", "showlegend": false, "type": "scatter", "x": [1970], "y": [72]}, {"hovertemplate": "Cold War flares up: after Soviet invasion of Afghanistan", "marker": {"color": "#21618C", "opacity": 0.8, "size": 20}, "name": "1979", "showlegend": false, "type": "scatter", "x": [1980], "y": [65]}, {"hovertemplate": "India test detonated five nuclear weapons. Domestic pressure<br>within Pakistan began to build which resulted in detonating six nuclear weapons.", "marker": {"color": "#21618C", "opacity": 0.8, "size": 20}, "name": "1998", "showlegend": false, "type": "scatter", "x": [1998], "y": [10]}, {"hovertemplate": "First successful test by North Korea", "marker": {"color": "#21618C", "opacity": 0.8, "size": 20}, "name": "2006", "showlegend": false, "type": "scatter", "x": [2006], "y": [10]}], "layout": {"annotations": [{"align": "center", "arrowcolor": "#636363", "arrowhead": 2, "arrowsize": 1, "arrowwidth": 2, "bgcolor": "DarkRed", "bordercolor": "#c7c7c7", "borderpad": 4, "borderwidth": 2, "font": {"color": "#ffffff", "size": 12}, "opacity": 0.7, "showarrow": false, "text": "1947 - 1991<br>Cold War", "x": 1951, "xref": "x", "y": 180, "yref": "y"}], "autosize": true, "barmode": "stack", "legend": {"title": {"text": "Country"}, "tracegroupgap": 0}, "shapes": [{"fillcolor": "LightSalmon", "layer": "below", "line": {"width": 0}, "opacity": 0.3, "type": "rect", "x0": "1947", "x1": "1991", "xref": "x", "y0": 0, "y1": 1, "yref": "y domain"}, {"fillcolor": "#010008", "layer": "below", "line": {"width": 0}, "opacity": 1, "type": "rect", "x0": 0, "x1": 1, "xref": "x domain", "y0": -5, "y1": 0, "yref": "y"}], "title": {"text": "Number of nuclear weapons tests, 1945 to 2019"}, "xaxis": {"anchor": "y", "domain": [0, 1], "range": [1945, 2022], "tickangle": 0, "ticklabelstep": 5, "tickmode": "linear", "title": {"text": ""}, "type": "linear"}, "yaxis": {"anchor": "x", "domain": [0, 1], "range": [-5, 195], "showgrid": false, "ticklabelstep": 20, "tickmode": "linear", "ticksuffix": "   ", "title": {"text": ""}, "type": "linear"}}}
